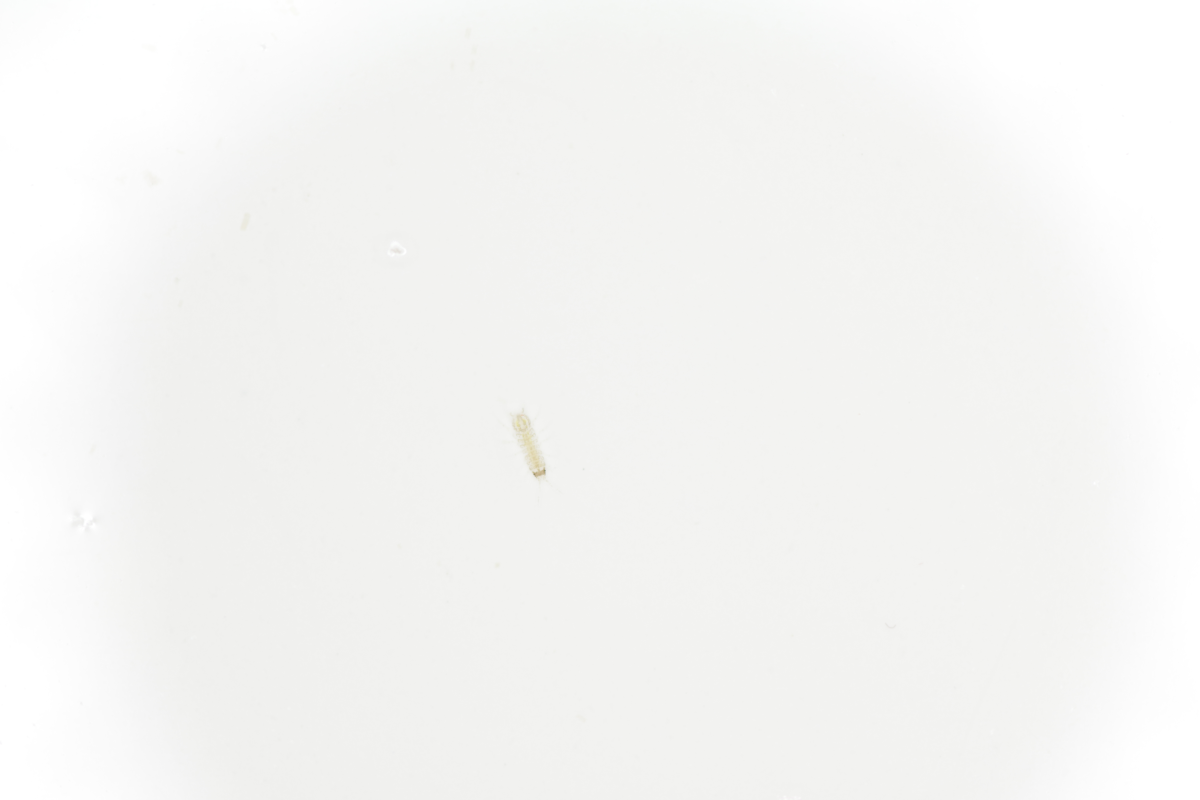
#> input picture examples/camera/in/fam137_01_t2.jpg, 6000 x 4000 px, found by its file name (shown at 1/5 size); its folder holds only this picture in this run
$ python iso-cv-scanner.py   (older library calls are emulated)
#> lines starting #> are read from the running program, lines starting #| are printed output that depends on the picture; after the words box and inside, x2 and y2 are one past the last pixel; in counts of white or black regions, pixels touching at a corner belong together
# -*- coding: utf-8 -*-
"""
Created: 2016/03/31
Last Update: 2018/06/23
Version 0.1.3
@author: Moritz Lürig
"""

#%% import packages

import cv2
import os
import numpy as np
import numpy.ma as ma
import copy
import math

#%% directories

# ==> ENTER THE ABSOLUTE PATH TO YOUR PROJECT DIR HERE, THE SUBFOLDERS ARE MADE FOR YOU
my_project_dir = "E:\\Python1\\iso-cv\\Sandbox"

if not os.getcwd() == my_project_dir:
    if not os.path.exists(my_project_dir):
        os.makedirs(my_project_dir)
    os.chdir(my_project_dir)

# you need these folders:
in_dir = "in" # raw colour images
out_dir = "out" # output directory with control images and text files

# they should be inside a main working directory
main = os.path.join(os.getcwd(), "python", "scanner")

# if they don't exist, create them
for folder in [in_dir, out_dir]:
    if not os.path.exists(os.path.join(main, folder)):
        os.makedirs(os.path.join(os.getcwd(), "python", "scanner",  folder))

#%% set detection and phenotyping parameters
# objects are detected thresholding (colour/grayscale inage to binary image). objects can then be cleaned by performing morphological operations on images (see https://docs.opencv.org/3.4/d9/d61/tutorial_py_morphological_ops.html). objects are "closed" first and then "opened"

# (i) OBJECT DETECTION - find ROIs in image
det_len_val = 100 # min length of object detected (too small values will make detection potentially noisy)

# probably no need to touch this:
det_kern_close = (5,5) # closing kernel size (how many pixels are added to border)
det_it_close = 3 # closing iteratiuons
det_kern_open = (7,7) # opening kernel size (how many pixels are removed from border)
det_it_open = 5

# (ii) OBJECT RECOGNITION
# these are factors that can be used to increase or decrease the detection values below (at ii)). since kernel size and iterations are derived from object size, factors are being used to increase or decrease them. default is 1 (no change)

rec_kern_close_fac = 1
rec_it_close_fac = 1
rec_kern_open_fac = 1
rec_it_open_fac = 1


#%% procedure

# all steps are repeated for each image
for i in os.listdir(os.path.join(main, in_dir)):
    if os.path.isfile(os.path.join(main, in_dir, i)):

# make separate text-file for each image, write to out_dir
        res_file = open(os.path.join(main, out_dir,  i[0:len(i)-4] + '.txt'), 'w')
        res_file.write('PyLabel' + '\t' + 'X' + '\t'+  'Y'+ '\t'+  'Length'+ '\t'+ 'Area'+ '\t'+ 'Mean'+ '\t'+  'StdDev'+ '\t'+  'Min'+ '\t'+  'Max' + '\n')
        res_file.close()

# load image and convert to grayscale
        img = cv2.imread(os.path.join(main, in_dir, i))
#> img is the input picture: shape (4000, 6000, 3); mean B, G, R 243.7, 245.1, 245
        gray = cv2.cvtColor(img,cv2.COLOR_BGR2GRAY)

# =============================================================================
# i) find ROIs in image
# =============================================================================

# tresholding image - (adaptive thresholding for camera images, or Otsu's binarization for scanned isopods - https://docs.opencv.org/3.0-beta/doc/py_tutorials/py_imgproc/py_thresholding/py_thresholding.html)
        ret, thresh = cv2.threshold(gray,0,255,cv2.THRESH_BINARY_INV+cv2.THRESH_OTSU)
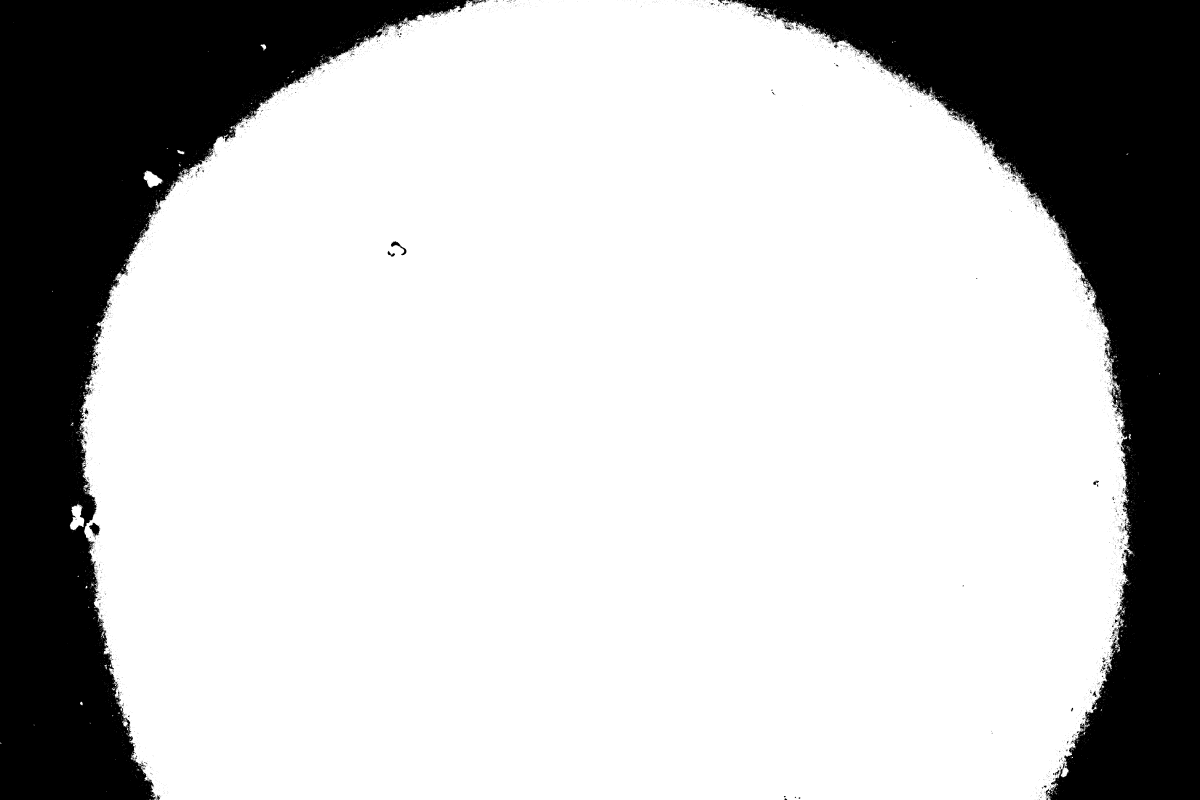
#> thresh: shape (4000, 6000) (shown at 1/5 size); 75.3% white; 6849 black regions (6600 under 20 px), largest, box (x1, y1, x2, y2) and area: (0, 0, 2431, 4000) 3028364, (3656, 0, 6000, 4000) 2869644, (445, 2614, 499, 2683) 2023
#> ret = 247
        #thresh = cv2.adaptiveThreshold(gray,255,cv2.ADAPTIVE_THRESH_GAUSSIAN_C,cv2.THRESH_BINARY_INV,299,9)

# cleanup - "closing operation" with rectangle-shaped kernel, "opening operation" with cross-shaped kernel - good for removing legs (https://docs.opencv.org/3.0-beta/doc/py_tutorials/py_imgproc/py_morphological_ops/py_morphological_ops.html)
        kernel1 = cv2.getStructuringElement(cv2.MORPH_RECT,det_kern_close)
        kernel2 = cv2.getStructuringElement(cv2.MORPH_CROSS,det_kern_open)
        morph1 = cv2.morphologyEx(thresh,cv2.MORPH_CLOSE,kernel1, iterations = det_it_close)
#> morph1: shape (4000, 6000); 76% white; 22 black regions, largest, box (x1, y1, x2, y2) and area: (0, 0, 2286, 4000) 2958272, (3729, 0, 6000, 4000) 2790449, (452, 2619, 496, 2665) 1530
        morph2 = cv2.morphologyEx(morph1,cv2.MORPH_OPEN,kernel2, iterations = det_it_open)
#> morph2: shape (4000, 6000); 75.8% white; 3 black regions

# find contours
        ret, contours, hierarchy = cv2.findContours(copy.deepcopy(morph2),cv2.RETR_EXTERNAL,cv2.CHAIN_APPROX_TC89_L1)
#> contours = 3 contours; box (x1, y1, x2, y2) and area: (392, 0, 5660, 4000) 18176520, (348, 2518, 421, 2654) 5646, (717, 853, 811, 939) 4370

# loop through all contours in image
        idx = 0
        #rows = list()
        for cnt in contours:

# exclude small contours (fewer than 50 points - isopods are complex structures that will a lot of points - https://docs.opencv.org/3.3.1/d4/d73/tutorial_py_contours_begin.html)
            if len(cnt) > 50:
                # bounding rectangle of isopod contour
                rx,ry,w,h = cv2.boundingRect(cnt)

# additional control mechanism - define minimal and maximal dimensions of bounding rectangle and approximate shape length (length of longer ellipse axis)
                ellipse = cv2.fitEllipse(cnt)
                center,axes,orientation = ellipse
                L = np.mean([math.sqrt(axes[1]*axes[0]*math.pi),max(axes)])
                if L > det_len_val:
                    idx += 1

# get ROI from image
                    roi=gray[max(0,ry-100):ry+h+100,max(0,rx-100):rx+w+100]

# =============================================================================
# ii) work with ROI
# =============================================================================

                    ret, roi_thresh = cv2.threshold(roi,0,255,cv2.THRESH_BINARY_INV+cv2.THRESH_OTSU)

# adaptive kernel size and number of iterations of morphology-operations - this is a trick to deal with a broad size spectrum. bigger kernels and more iterations for large isopods, smaller kernels and fewer iterations.
# THIS WILL HAVE THE BIGGEST EFFECT ON THE RESULTS

                    if L > 600:
                        k3 = 3; niter3 = int(round(L * 0.005) -4)  * rec_kern_close_fac
                        k4 = 9; niter4 = int(round(L * 0.007))   * rec_it_close_fac

                    else:
                        k3 = 3; niter3 = int(round(L * 0.015) - 4)  * rec_kern_open_fac
                        k4 = 5; niter4 = int(round(L * 0.03) - 8) *  rec_it_open_fac

                    kernel3 = cv2.getStructuringElement(cv2.MORPH_RECT,(k3,k3))
                    morph3 = cv2.morphologyEx(roi_thresh,cv2.MORPH_CLOSE,kernel3, iterations = niter3)

                    kernel4 = cv2.getStructuringElement(cv2.MORPH_CROSS,(k4,k4))
                    morph4 = cv2.morphologyEx(morph3,cv2.MORPH_OPEN,kernel4, iterations = niter4)


# create contour, centroid, and min. circle diameter (for length). the contour will be needed to create the mask (the "cookie-cutter"), the centroid will be used to draw a circle, then circle diameter is the length of our isopod
                    ret1, contours1, hierarchy1 = cv2.findContours(copy.deepcopy(morph4),cv2.RETR_LIST ,cv2.CHAIN_APPROX_TC89_L1)
                    if contours1:
                        areas = [cv2.contourArea(cnt1) for cnt1 in contours1]
                        shape = contours1[np.argmax(areas)]
                        (cx,cy),radius = cv2.minEnclosingCircle(shape)

# create the mask and create a masked array ("TRUE" pixels will be included, "FALSE" pixels excluded)
                        mask = np.zeros_like(morph4) # Create mask where white is what we want, black otherwise
                        mask = cv2.drawContours(mask, contours1, np.argmax(areas), 255, -1) # Draw filled contour in mask
                        mask = cv2.erode(mask,np.ones((5,5),np.uint8),iterations = 1)
                        masked =  ma.array(data=roi, mask = np.logical_not(mask))

# calculate metrics for the pixels inside the mask
                    M = cv2.moments(shape)
                    a = int((M['m10']/M['m00'])+max(0,rx-100))
                    b = int((M['m01']/M['m00'])+max(0,ry-100))
                    c = (int(radius) * 2)/94.6876
                    d = np.mean(masked) # mean grayscale value
                    e = np.std(masked) # standard deviation of grayscale values
                    f = np.min(masked)
                    g = np.max(masked)
                    area = (cv2.contourArea(shape)/94.6876)/94.6876

# =============================================================================
# iii) create control image and text files that contain the results
# =============================================================================

# write ROI info (centroid-coordinates and label) and metrics to file
                    res_file = open(os.path.join(main, out_dir, i[0:len(i)-4] + '.txt'), 'a')
                    res_file.write(str(idx) + '\t' + str(round(a,2)) + '\t' + str(round(b,2)) + "\t" + str(round(c,2)) + "\t" + str(round(area,2)) + "\t" +str(round(d,2)) + "\t" + str(round(e,2)) + "\t" + str(round(f,2)) + "\t" +  str(round(g,2))+ "\n")
                    res_file.close()


# draw bounding rectangle, contour and circle into original image to check if they are correct
                    roi = cv2.cvtColor(roi, cv2.COLOR_GRAY2BGR)
                    roi = cv2.circle(roi,(int(cx),int(cy)),int(radius),(255,0,0),3)
                    roi = cv2.drawContours(roi, [shape], 0, (0,255,0), 3)

# draw ROI-box and label into original image
                    img[max(0,ry-100):ry+h+100,max(0,rx-100):rx+w+100] = roi
                    img = cv2.rectangle(img,(max(0,rx-100),max(0,ry-100)),(rx+w+100,ry+h+100),(0,0, 255),3)
                    cv2.putText(img, str(idx),(a,b), cv2.FONT_HERSHEY_SIMPLEX, 2,(255,255,255),7,cv2.LINE_AA)
#> this loop made 3 passes
#> (rx, ry, w, h, center, axes, orientation, L) on pass 3: (392, 0, 5268, 4000, (3028.8, 2510.5), (5215.1, 5303.2), 109.8, 7312.2)
#> pass 1, `morph4 = cv2.morphologyEx(morph3,cv2.MORPH_OPEN,kernel4, iterations = ..`:
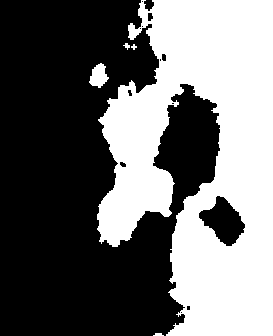
#> morph4: shape (336, 273); 42.1% white; 5 white regions, box (x1, y1, x2, y2) and area: (97, 0, 273, 336) 38248, (89, 63, 109, 88) 312, (123, 43, 130, 50) 25, (153, 333, 164, 336) 25, (131, 44, 137, 50) 20
#> after the loop:
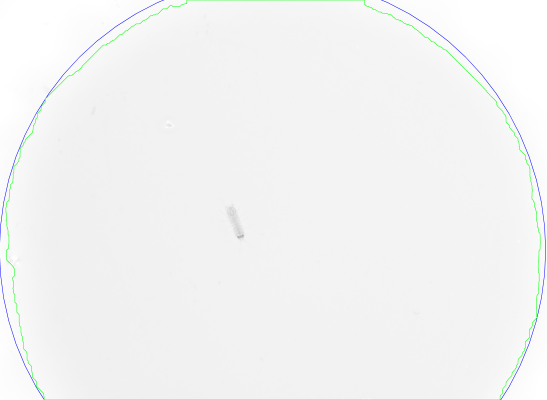
#> roi: shape (4000, 5468, 3) (shown at 1/10 size); mean B, G, R 243.3, 243.6, 242.8
#> after the loop:
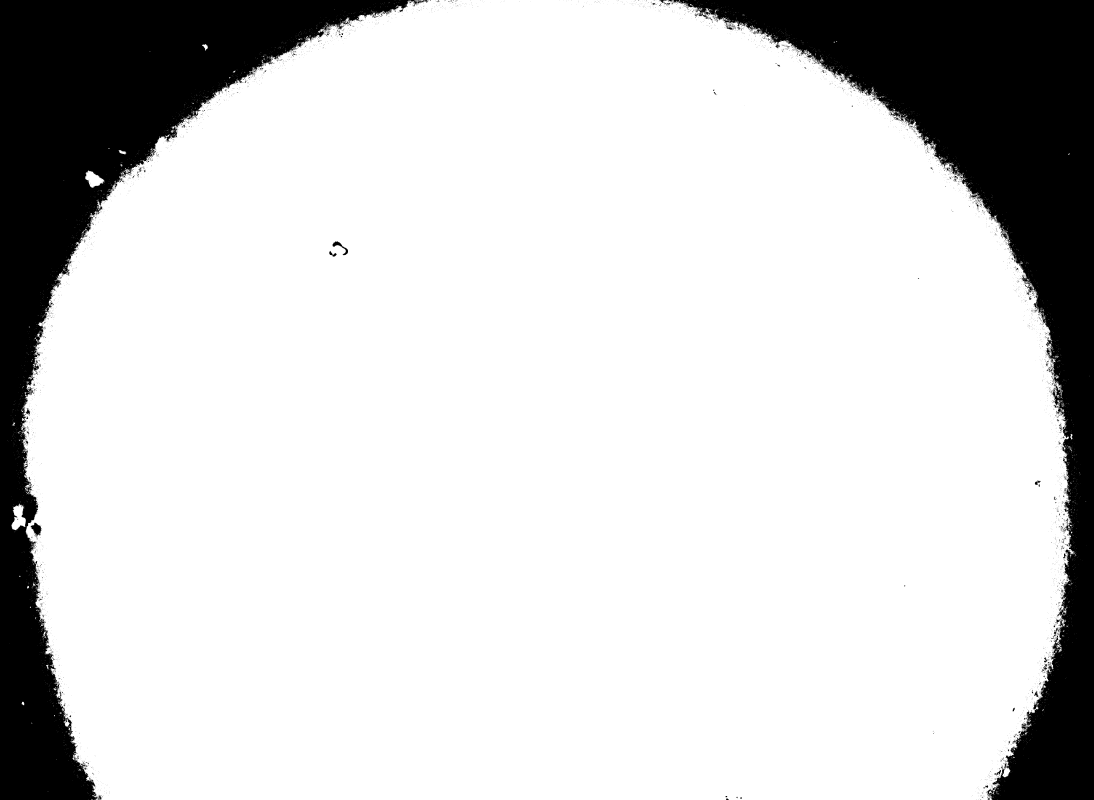
#> roi_thresh: shape (4000, 5468) (shown at 1/5 size); 82.6% white; 6848 black regions (6599 under 20 px), largest, box (x1, y1, x2, y2) and area: (3364, 0, 5468, 4000) 1909666, (0, 0, 2139, 4000) 1860419, (153, 2614, 207, 2683) 2023
#> after the loop, idx = 3

# save control image
        cv2.imwrite(os.path.join(main, out_dir , i[0:len(i)-4] + '_' + 'output.jpg'), img)
        print(i)

$ run again, on examples/camera/in/fam137_06_t2.jpg
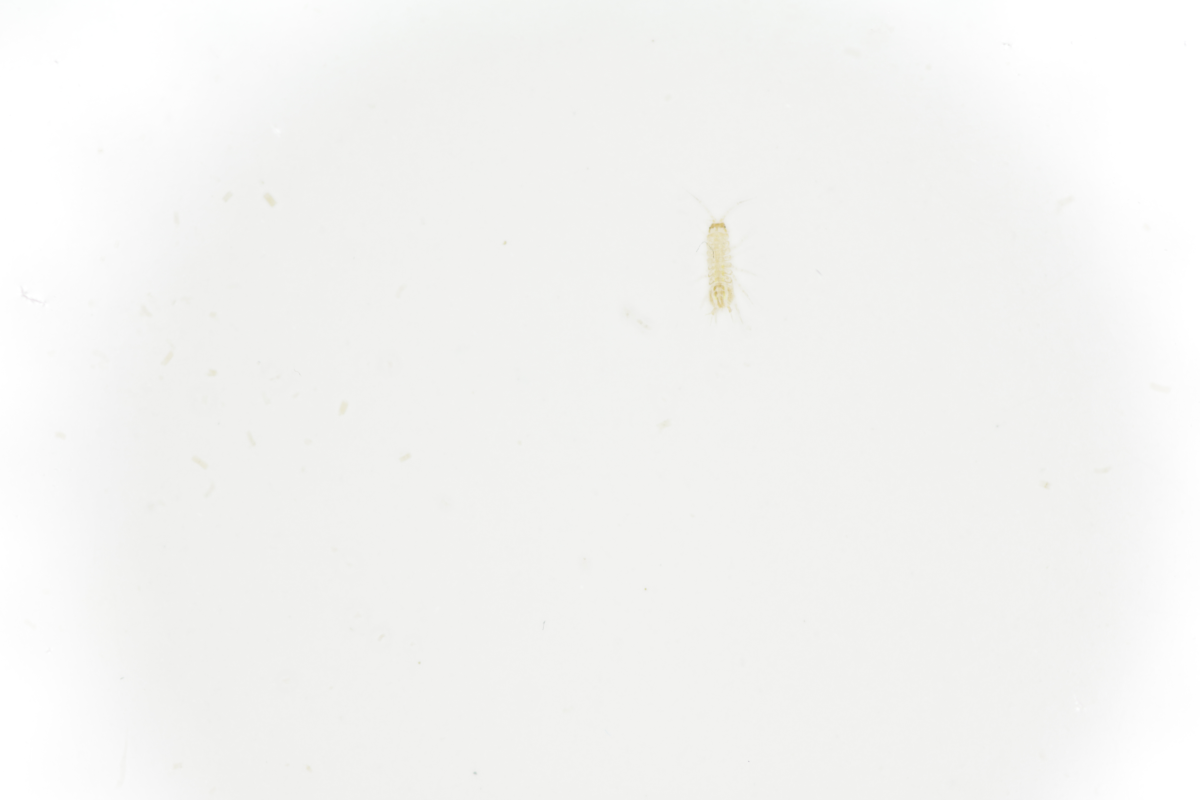
#> input picture examples/camera/in/fam137_06_t2.jpg, 6000 x 4000 px, found by its file name (shown at 1/5 size)
#> img is the input picture: shape (4000, 6000, 3); mean B, G, R 242.2, 243.7, 243.6
#> `ret, thresh = cv2.threshold(gray,0,255,cv2.THRESH_BINARY_INV+cv2.THRES..`:
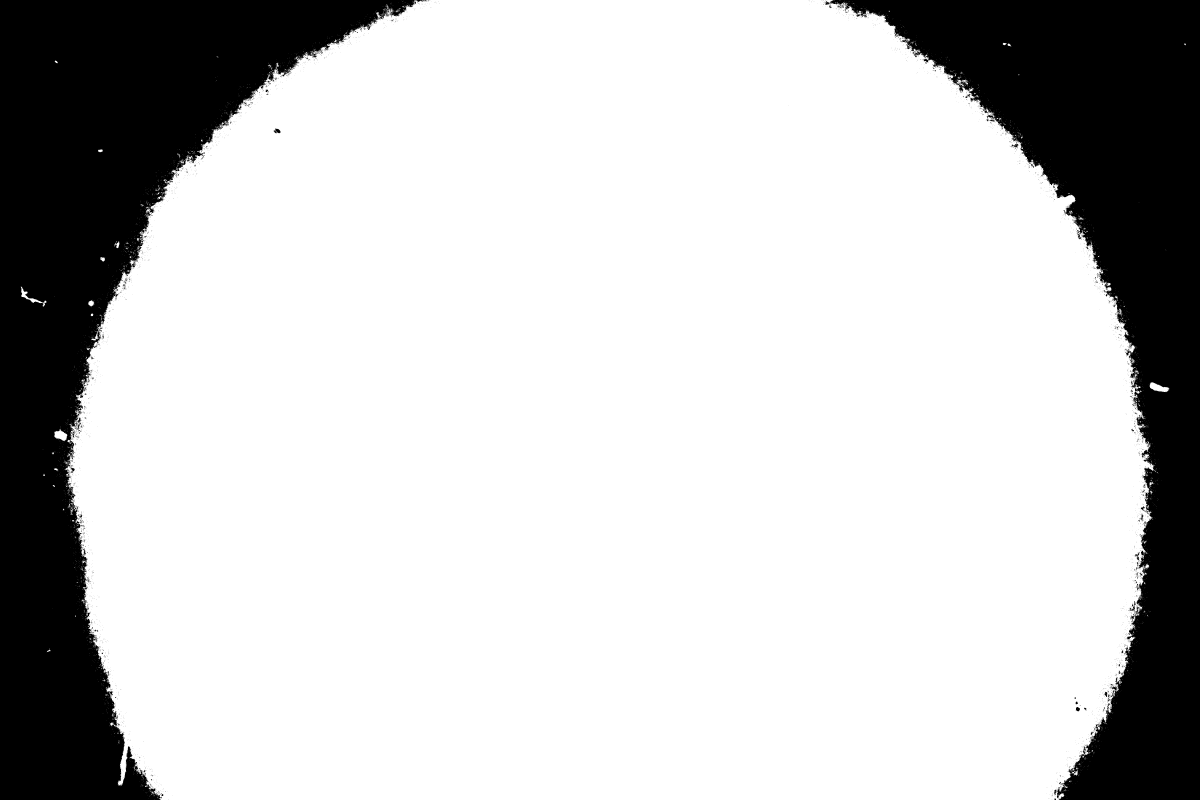
#> thresh: shape (4000, 6000) (shown at 1/5 size); 78.3% white; 5024 black regions (4853 under 20 px), largest, box (x1, y1, x2, y2) and area: (0, 0, 2080, 4000) 2824870, (4147, 0, 6000, 4000) 2350469, (1369, 643, 1402, 667) 503
#> `ret, thresh = cv2.threshold(gray,0,255,cv2.THRESH_BINARY_INV+cv2.THRES..`: ret = 246
#> morph1: shape (4000, 6000); 79% white; 25 black regions, largest, box (x1, y1, x2, y2) and area: (0, 0, 2015, 4000) 2747675, (4247, 0, 6000, 4000) 2281069, (2017, 0, 2064, 28) 1062
#> morph2: shape (4000, 6000); 78.8% white; 3 black regions
#> contours = 4 contours; box (x1, y1, x2, y2) and area: (321, 0, 5768, 4000) 18891965, (272, 2149, 341, 2212) 2593, (598, 3773, 645, 3847) 1800, (5748, 1912, 5814, 1957) 1628
#> the loop `for cnt in contours:` made 4 passes
#> (rx, ry, w, h, center, axes, orientation, L) on pass 4: (321, 0, 5447, 4000, (3054.8, 2489.6), (5394, 5438.4), 27.77, 7519.1)
#> after the loop `for cnt in contours:`:
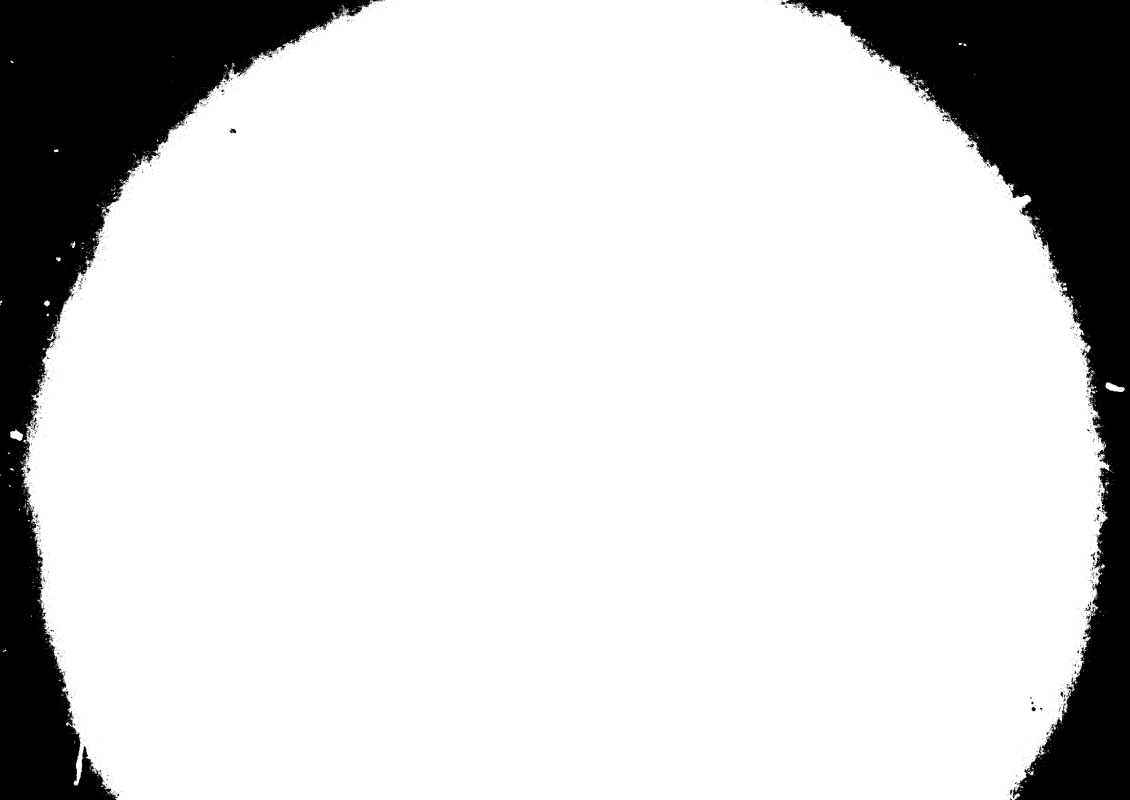
#> roi_thresh: shape (4000, 5647) (shown at 1/5 size); 83.2% white; 5025 black regions (4854 under 20 px), largest, box (x1, y1, x2, y2) and area: (0, 0, 1859, 4000) 1942838, (3926, 0, 5647, 4000) 1822519, (1148, 643, 1181, 667) 503
#> after the loop `for cnt in contours:`: idx = 1
